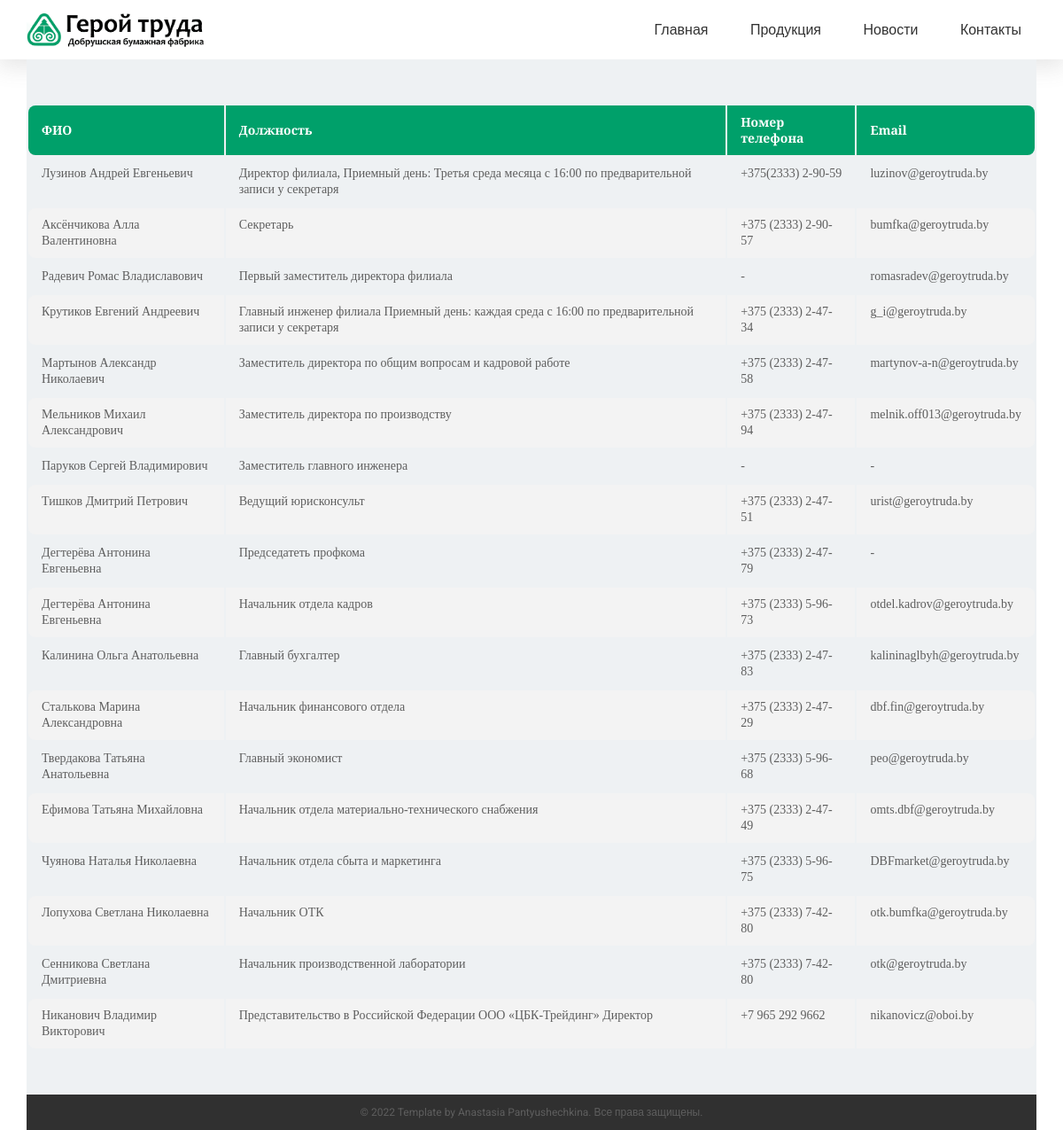
Screenshot of /contacts with the database file from the repository.
### main/models.py (models this page shows, shortened)
class Contact(models.Model):
    name = models.CharField('Name', max_length=100)
    position = models.TextField('Position')
    phone = models.CharField('Phone number', max_length=20)
    email = models.CharField('Email', max_length=40)

### main/views.py (the view)
# urls.py: path('contacts', views.contacts, name='contacts'),
def contacts(request):
    contactsList = Contact.objects.all()
    return render(request, 'main/contacts.html', {'contacts': contactsList})

### main/templates/main/contacts.html (shortened to what this page needs)
{% extends  'main/base.html' %}
{% load static %}
{% block link%}
<link rel="stylesheet" href="{% static 'main/css/contacts_style.css'%}">
{% endblock %}
{% block content %}
    <section class="services">
        <table class="table">
            <thead>
                <tr>
                    <th>ФИО</th>
                    <th>Должность</th>
                    <th>Номер телефона</th>
                    <th>Email</th>
                </tr>
            </thead>
            <tbody>
            {% if contacts %}
                {% for el in contacts %}
                <tr>
                    <td>{{ el.name }}</td>
                    <td>{{ el.position }}</td>
                    <td>{{ el.phone }}</td>
                    <td>{{ el.email }}</td>
                </tr>
                {% endfor %}
            {% else %}
                <p>don't have workers yet</p>
            {% endif %}
            </tbody>
        </table>
    </section>
{% endblock %}

### main/static/main/css/style.css (style rules this page uses)
* { box-sizing: border-box; }
body { font-family: 'PT Serif', serif; font-weight: 400; font-size: 14px; line-height: 18px; color: #5e5e5e; }
.services { padding: 50px 0px 30px; background: #eef1f3; }

### main/static/main/css/contacts_style.css (style rules this page uses)
.table { width: 100%; border: none; margin-bottom: 20px; }
.table thead th { font-weight: bold; text-align: left; border: none; padding: 10px 15px; color: white; background: #00a06a; font-size: 14px; }
.table thead tr th:first-child { border-radius: 8px 0 0 8px; }
.table thead tr th:last-child { border-radius: 0 8px 8px 0; }
.table tbody td { text-align: left; border: none; padding: 10px 15px; font-size: 14px; vertical-align: top; }
.table tbody tr:nth-child(even) { background: #f3f3f3; }
.table tbody tr td:first-child { border-radius: 8px 0 0 8px; }
.table tbody tr td:last-child { border-radius: 0 8px 8px 0; }

### rows the page displays
Contact: name "Лузинов Андрей Евгеньевич", position "Директор филиала, Приемный день: Третья среда месяца с 16:00 по предварительной записи у секретаря", phone "+375(2333) 2-90-59", email "luzinov@geroytruda.by"
Contact: name "Аксёнчикова Алла Валентиновна", position "Секретарь", phone "+375 (2333) 2-90-57", email "bumfka@geroytruda.by"
Contact: name "Радевич Ромас Владиславович", position "Первый заместитель директора филиала", phone "-", email "romasradev@geroytruda.by"
Contact: name "Крутиков Евгений Андреевич", position "Главный инженер филиала Приемный день: каждая среда с 16:00 по предварительной записи у секретаря", phone "+375 (2333) 2-47-34", email "g_i@geroytruda.by"
Contact: name "Мартынов Александр Николаевич", position "Заместитель директора по общим вопросам и кадровой работе", phone "+375 (2333) 2-47-58", email "martynov-a-n@geroytruda.by"
Contact: name "Мельников Михаил Александрович", position "Заместитель директора по производству", phone "+375 (2333) 2-47-94", email "melnik.off013@geroytruda.by"
Contact: name "Паруков Сергей Владимирович", position "Заместитель главного инженера", phone "-", email "-"
Contact: name "Тишков Дмитрий Петрович", position "Ведущий юрисконсульт", phone "+375 (2333) 2-47-51", email "urist@geroytruda.by"
Contact: name "Дегтерёва Антонина Евгеньевна", position "Председатеть профкома", phone "+375 (2333) 2-47-79", email "-"
Contact: name "Дегтерёва Антонина Евгеньевна", position "Начальник отдела кадров", phone "+375 (2333) 5-96-73", email "otdel.kadrov@geroytruda.by"
Contact: name "Калинина Ольга Анатольевна", position "Главный бухгалтер", phone "+375 (2333) 2-47-83", email "kalininaglbyh@geroytruda.by"
Contact: name "Сталькова Марина Александровна", position "Начальник финансового отдела", phone "+375 (2333) 2-47-29", email "dbf.fin@geroytruda.by"
Contact: name "Твердакова Татьяна Анатольевна", position "Главный экономист", phone "+375 (2333) 5-96-68", email "peo@geroytruda.by"
Contact: name "Ефимова Татьяна Михайловна", position "Начальник отдела материально-технического снабжения", phone "+375 (2333) 2-47-49", email "omts.dbf@geroytruda.by"
Contact: name "Чуянова Наталья Николаевна", position "Начальник отдела сбыта и маркетинга", phone "+375 (2333) 5-96-75", email "DBFmarket@geroytruda.by"
Contact: name "Лопухова Светлана Николаевна", position "Начальник ОТК", phone "+375 (2333) 7-42-80", email "otk.bumfka@geroytruda.by"
Contact: name "Сенникова Светлана Дмитриевна", position "Начальник производственной лаборатории", phone "+375 (2333) 7-42-80", email "otk@geroytruda.by"
Contact: name "Никанович Владимир Викторович", position "Представительство в Российской Федерации ООО «ЦБК-Трейдинг» Директор", phone "+7 965 292 9662", email "nikanovicz@oboi.by"
